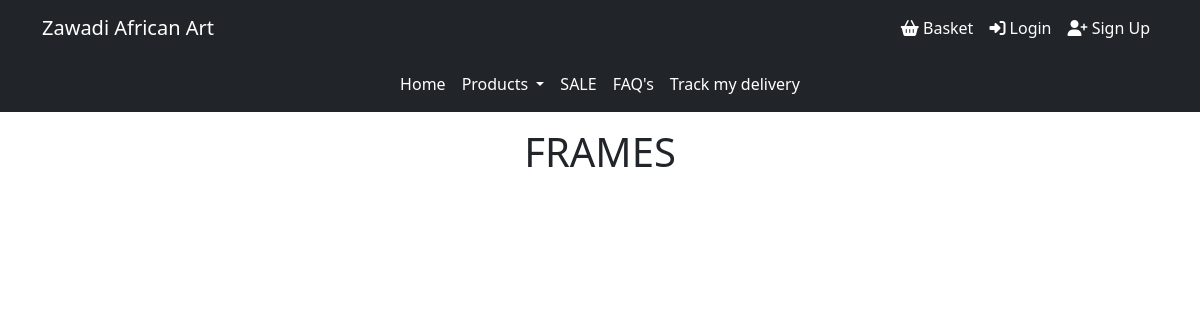
/frames/, run on an earlier commit of the app's database.
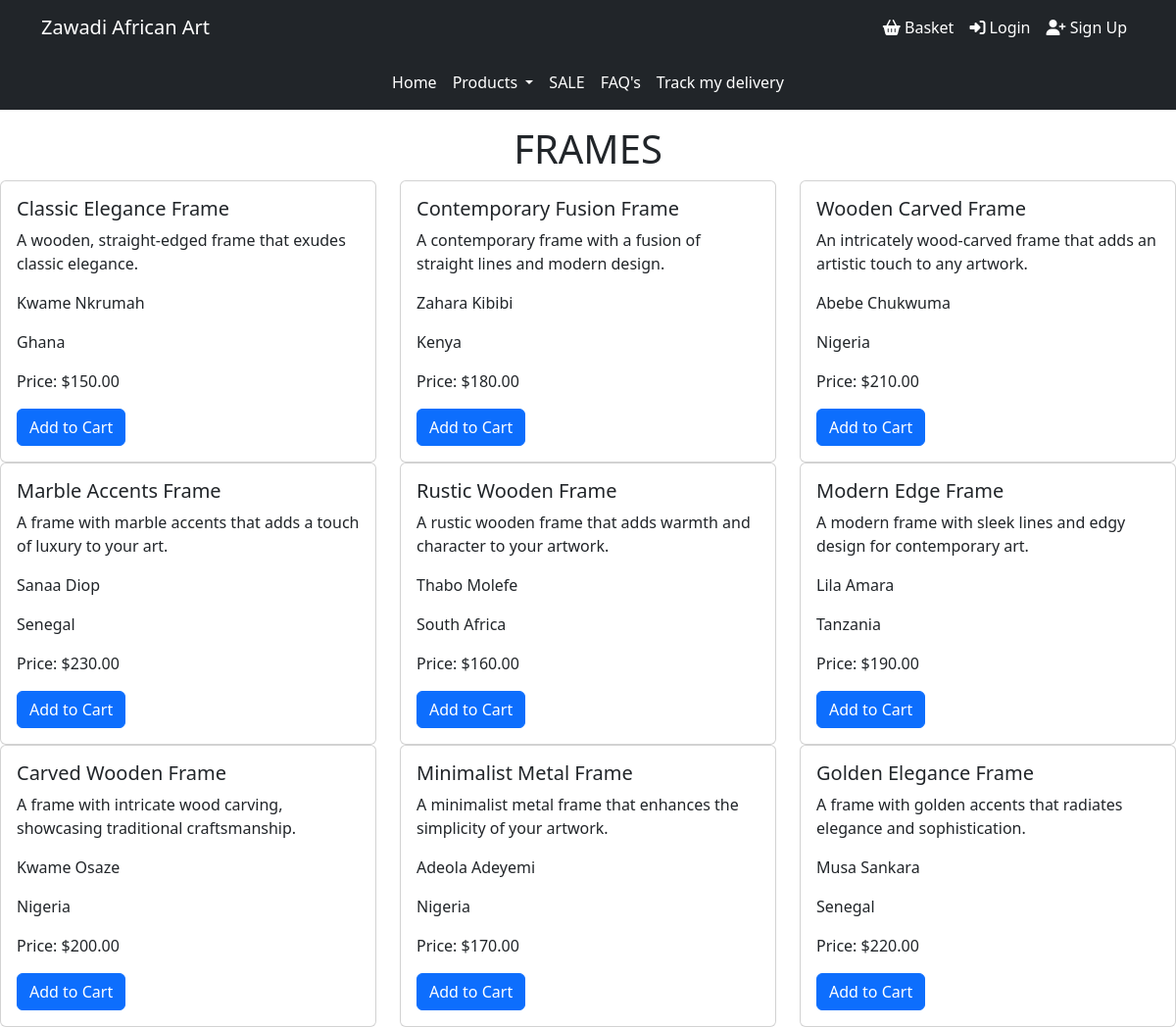
And on a later commit of the database.
### products/models.py (models this page shows, shortened)
class Product(models.Model):
    CATEGORY_CHOICES = [
        ('paintings', 'Paintings'),
        ('sculptures', 'Sculptures'),
        ('frames', 'Frames'),
        ('crafts', 'Crafts'),
    ]
    name = models.CharField(max_length=100)
    description = models.TextField()
    image = CloudinaryField('image')
    artist = models.CharField(max_length=100)
    origin = models.CharField(max_length=50)
    origin_image = CloudinaryField('origin_image')
    style = models.CharField(max_length=50, default="Unknown")
    stock = models.PositiveIntegerField()
    price = models.DecimalField(max_digits=8, decimal_places=2)
    category = models.CharField(max_length=20, choices=CATEGORY_CHOICES)

### products/views.py (the view)
# urls.py: path('frames/', views.frames, name='frames'),
def frames(request):
    frames = Product.objects.filter(category='Frames')
    return render(request, 'frames.html', {'products': frames})

### products/templates/frames.html (shortened to what this page needs)
{% extends 'base.html' %}
{% load static %}
{% block content %}
  <h1 class="d-flex flex-column justify-content-center align-items-center mt-3">FRAMES</h1>
    <div class="row">
      {% for product in products %}
        <div class="col-md-4">
          <div class="card">
            <div class="card-body">
              <h5 class="card-title">{{ product.name }}</h5>
              <p class="card-text">{{ product.description }}</p>
              <p class="card-text">{{ product.artist }}</p>
              <p class="card-text">{{ product.origin }}</p>
              <p class="card-text">Price: ${{ product.price }}</p>
              <a href="#" class="btn btn-primary">Add to Cart</a>
            </div>
          </div>
        </div>
      {% endfor %}
    </div>
{% endblock %}

### templates/base.html (shortened to what this page needs)
{% load static %}
<!DOCTYPE html>
<html lang="en">
<head>
    {% include 'layouts/head.html' %}
    {% block corecss %}
    <link href="{% static 'css/style.css' %}" rel="stylesheet" type="text/css">
    {% endblock %}
</head>
<body class="d-flex flex-column">
    {% include 'layouts/navbar.html' %}
    {% block content %}
    {% endblock %}
</body>
</html>

### templates/layouts/head.html (shortened to what this page needs)
{% load static %}
<head>
    <link href="https://cdn.jsdelivr.net/npm/bootstrap@5.3.1/dist/css/bootstrap.min.css" rel="stylesheet">
    <link rel="stylesheet" href="https://cdnjs.cloudflare.com/ajax/libs/font-awesome/6.4.2/css/all.min.css" />
</head>

### templates/layouts/navbar.html (shortened to what this page needs)
<nav class="navbar navbar-expand-lg navbar-light bg-dark">
    <div class="container">
        <div class="d-flex justify-content-between align-items-center w-100">
            <a class="navbar-brand text-white" href="#">Zawadi African Art</a>
            <ul class="navbar-nav">
                <li class="nav-item">
                    <a class="nav-link text-white" href="#">
                        <i class="fas fa-shopping-basket"></i> Basket
                    </a>
                </li>
                <li class="nav-item">
                    <a class="nav-link text-white" href="#">
                        <i class="fas fa-sign-in-alt"></i> Login
                    </a>
                </li>
                <li class="nav-item">
                    <a class="nav-link text-white" href="#">
                        <i class="fas fa-user-plus"></i> Sign Up
                    </a>
                </li>
            </ul>
        </div>
    </div>
</nav>
<div class="container-fluid bg-dark">
    <nav class="navbar navbar-expand-lg">
        <div class="container">
            <ul class="navbar-nav mx-auto">
                <li class="nav-item">
                    <a class="nav-link text-white" href="#">Home</a>
                </li>
                <li class="nav-item dropdown">
                    <a class="nav-link dropdown-toggle text-white" href="#" id="productsDropdown" role="button" data-bs-toggle="dropdown" aria-expanded="false">
                        Products
                    </a>
                </li>
                <li class="nav-item">
                    <a class="nav-link text-white" href="#">SALE</a>
                </li>
                <li class="nav-item">
                    <a class="nav-link text-white" href="#">FAQ's</a>
                </li>
                <li class="nav-item">
                    <a class="nav-link text-white" href="#">Track my delivery</a>
                </li>
            </ul>
        </div>
    </nav>
</div>

### static/css/style.css (style rules this page uses)
body { background-image: url('https://res.cloudinary.com/dj3upv8lw/image/upload/v1692439951/savannah_nm23cv.jpg'); background-size: cover; background-repeat: no-repeat; background-position: center center; min-height: 100vh; }
.container { flex: 1; }

What changed in the data, as far as the page shows it:
added Product: name "Classic Elegance Frame", description "A wooden, straight-edged frame that exudes classic elegance.", artist "Kwame Nkrumah", origin "Ghana", price "150.00"
added Product: name "Contemporary Fusion Frame", description "A contemporary frame with a fusion of straight lines and modern design.", artist "Zahara Kibibi", origin "Kenya", price "180.00"
added Product: name "Wooden Carved Frame", description "An intricately wood-carved frame that adds an artistic touch to any artwork.", artist "Abebe Chukwuma", origin "Nigeria", price "210.00"
added Product: name "Marble Accents Frame", description "A frame with marble accents that adds a touch of luxury to your art.", artist "Sanaa Diop", origin "Senegal", price "230.00"
added Product: name "Rustic Wooden Frame", description "A rustic wooden frame that adds warmth and character to your artwork.", artist "Thabo Molefe", origin "South Africa", price "160.00"
added Product: name "Modern Edge Frame", description "A modern frame with sleek lines and edgy design for contemporary art.", artist "Lila Amara", origin "Tanzania", price "190.00"
added Product: name "Carved Wooden Frame", description "A frame with intricate wood carving, showcasing traditional craftsmanship.", artist "Kwame Osaze", origin "Nigeria", price "200.00"
added Product: name "Minimalist Metal Frame", description "A minimalist metal frame that enhances the simplicity of your artwork.", artist "Adeola Adeyemi", origin "Nigeria", price "170.00"
added Product: name "Golden Elegance Frame", description "A frame with golden accents that radiates elegance and sophistication.", artist "Musa Sankara", origin "Senegal", price "220.00"
